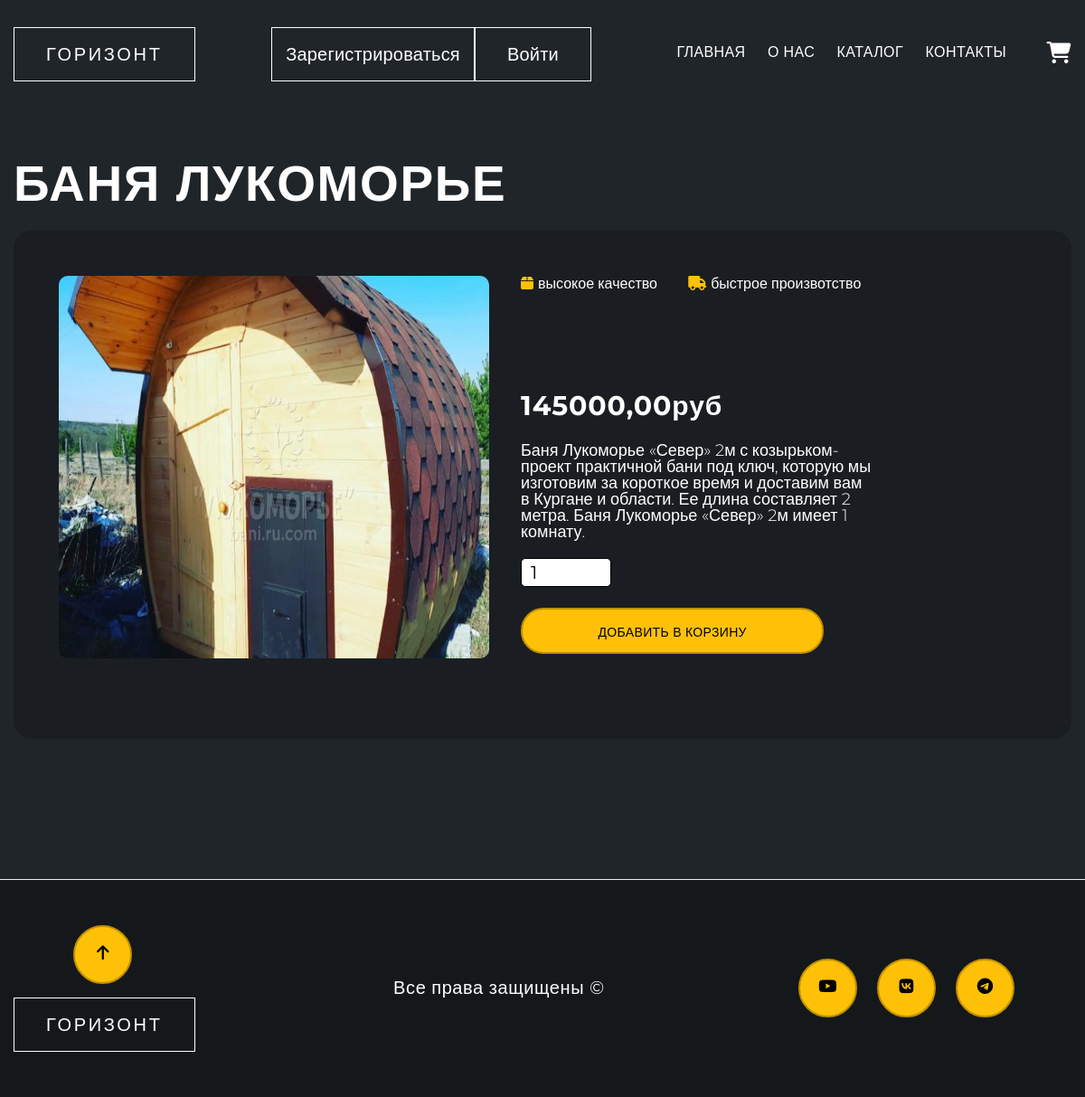
The page /material/banya-lukomore-sever-2m on the database its author committed.
### product/models.py (models this page shows, shortened)
class Product(models.Model):
    title = models.CharField(max_length=200, db_index=True)
    slug = models.SlugField(max_length=200, db_index=True)
    image = models.ImageField(upload_to='user_images/%Y/%m/%d', blank=True)
    desc = models.TextField(blank=True)
    price = models.DecimalField(max_digits=10, decimal_places=2)
    available = models.BooleanField(default=True)
    class Meta:
        verbose_name = 'Продукт'
        verbose_name_plural = 'Товары'
        ordering = ('title',)
        index_together = (('id', 'slug'),)

### product/views.py (the view)
# urls.py: path('material/<slug>', views.product_detail, name="material"),
def product_detail(request, slug):
    product = get_object_or_404(Product,
                                slug=slug,
                                available=True)
    cart_product_form = CartAddProductForm()
    return render(request, 'product/product.html', {'product': product,
                                                        'cart_product_form': cart_product_form,
                                                         'title': 'Товар'})

### cart/forms.py
class CartAddProductForm(forms.Form):
    quantity = forms.TypedChoiceField(choices=PRODUCT_QUANTITY_CHOICES, coerce=int)
    update = forms.BooleanField(required=False, initial=False, widget=forms.HiddenInput)

### templates/product/product.html (shortened to what this page needs)
{% extends 'layout.html' %}
{% load static %}
{% block main %}
      <section class="section section__katalog">
        <div class="container">
              <div class="product__header">
                  <h1 class="product__title">{{ product.title }}</h1>
              </div>
                  <div class="page__contact-card">
                      <img class="page__tovar-img" src="{{ product.image.url }}" alt="{{ object.title }}">
                      <div class="page__contact-text">
                          <div class="page__product-span">
                               <span class="main__span-1">
                              <i class="fa-solid fa-box"></i>высокое качество
                           </span>
                           <span class="main__span-2">
                              <i class="fa-solid fa-truck"></i>быстрое произвотство
                           </span>
                          </div>
                           <p class="main__price">{{ product.price }}руб</p>
                           <p class="main__description">{{ product.desc }}</p>
                          <form action="{% url 'cart:cart_add' product.id %}"  method="POST">
                          <div class="quantity">
                              <input id="quantity__input"  class="quantity__input" type="text" name="quantity" value="1">
                          </div>
                              <input type="submit" class="main__left-button" value="Добавить в корзину">
                           </form>
                    </div>
            </div>
        </div>
      </section>
 <footer class="footer">
           <div class="container">
               <div class="footer__inner">
                   <div class="footet__item footer__start">
                           <div class="up-btn">
                             <i class="fas fa-arrow-up"></i>
                           </div>
                           <div class="header__logo footer__logo">
                              <button class="footer__btn-3">ГОРИЗОНТ</button>
                       </div>
                     </div>
                     <div class="footer__item footer__center">
                          <span>Все права защищены &copy;</span>
                     </div>
                     <div class="footer__item footer__end">
                         <div class="social">
                           <div>
                             <a href="https://www.youtube.com/channel/UCgMNtb18CYEygaqkbWvCgMA/featured">
                               <i id='i_link' class="fab fa-youtube"></i>
                             </a>
                            </div>
                              <div>
                                <a href="https://vk.com/id433520181">
                                  <i id='i_link' class="fa-brands fa-vk"></i>
                                  </a>
                               </div>
                              <div>
                                <a href="https://web.telegram.org/z/">
                                  <i id='i_link' class="fa-brands fa-telegram"></i>
                              </div>
                           </div>
                     </div>
               </div>
           </div>
       </footer>
{% endblock %}

### rows shown on the page
Product: title "БАНЯ ЛУКОМОРЬЕ", image (picture), price "145000,00", desc "Баня Лукоморье «Север» 2м с козырьком- проект практичной бани под ключ, которую мы изготовим за короткое время и доставим вам в Кургане и области. Ее длина составляет 2 метра. Баня Лукоморье «Север» 2м имеет 1 комнату."
